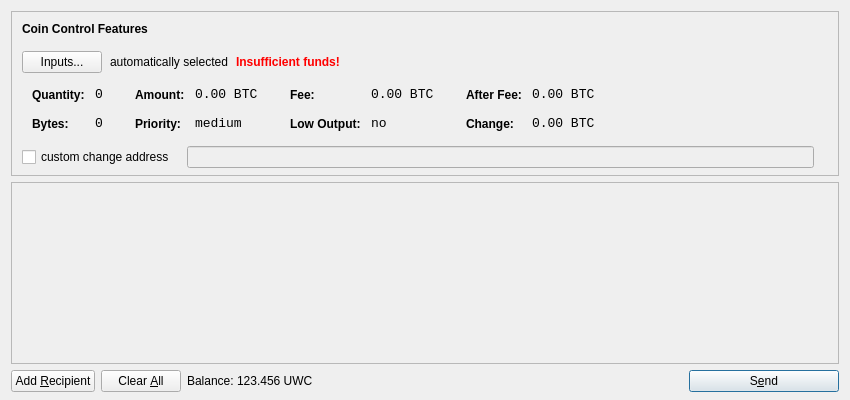
<?xml version="1.0" encoding="UTF-8"?>
<ui version="4.0">
 <class>SendCoinsDialog</class>
 <widget class="QDialog" name="SendCoinsDialog">
  <property name="geometry">
   <rect>
    <x>0</x>
    <y>0</y>
    <width>850</width>
    <height>400</height>
   </rect>
  </property>
  <property name="windowTitle">
   <string>Send Coins</string>
  </property>
  <layout class="QVBoxLayout" name="verticalLayout" stretch="0,1,0">
   <property name="bottomMargin">
    <number>8</number>
   </property>
   <item>
    <widget class="QFrame" name="frameCoinControl">
     <property name="sizePolicy">
      <sizepolicy hsizetype="Expanding" vsizetype="Expanding">
       <horstretch>0</horstretch>
       <verstretch>0</verstretch>
      </sizepolicy>
     </property>
     <property name="maximumSize">
      <size>
       <width>16777215</width>
       <height>16777215</height>
      </size>
     </property>
     <property name="frameShape">
      <enum>QFrame::StyledPanel</enum>
     </property>
     <property name="frameShadow">
      <enum>QFrame::Sunken</enum>
     </property>
     <layout class="QVBoxLayout" name="verticalLayoutCoinControl2">
      <property name="spacing">
       <number>-1</number>
      </property>
      <property name="leftMargin">
       <number>0</number>
      </property>
      <property name="topMargin">
       <number>0</number>
      </property>
      <property name="rightMargin">
       <number>0</number>
      </property>
      <property name="bottomMargin">
       <number>6</number>
      </property>
      <item>
       <layout class="QVBoxLayout" name="verticalLayoutCoinControl" stretch="0,0,0,0,1">
        <property name="spacing">
         <number>0</number>
        </property>
        <property name="leftMargin">
         <number>10</number>
        </property>
        <property name="topMargin">
         <number>10</number>
        </property>
        <item>
         <layout class="QHBoxLayout" name="horizontalLayoutCoinControl1">
          <property name="bottomMargin">
           <number>15</number>
          </property>
          <item>
           <widget class="QLabel" name="labelCoinControlFeatures">
            <property name="sizePolicy">
             <sizepolicy hsizetype="Preferred" vsizetype="Maximum">
              <horstretch>0</horstretch>
              <verstretch>0</verstretch>
             </sizepolicy>
            </property>
            <property name="font">
             <font>
              <weight>75</weight>
              <bold>true</bold>
             </font>
            </property>
            <property name="styleSheet">
             <string notr="true">font-weight:bold;</string>
            </property>
            <property name="text">
             <string>Coin Control Features</string>
            </property>
           </widget>
          </item>
         </layout>
        </item>
        <item>
         <layout class="QHBoxLayout" name="horizontalLayoutCoinControl2" stretch="0,0,0,0">
          <property name="spacing">
           <number>8</number>
          </property>
          <property name="bottomMargin">
           <number>10</number>
          </property>
          <item>
           <widget class="QPushButton" name="pushButtonCoinControl">
            <property name="styleSheet">
             <string notr="true"/>
            </property>
            <property name="text">
             <string>Inputs...</string>
            </property>
           </widget>
          </item>
          <item>
           <widget class="QLabel" name="labelCoinControlAutomaticallySelected">
            <property name="text">
             <string>automatically selected</string>
            </property>
            <property name="margin">
             <number>5</number>
            </property>
           </widget>
          </item>
          <item>
           <widget class="QLabel" name="labelCoinControlInsuffFunds">
            <property name="font">
             <font>
              <weight>75</weight>
              <bold>true</bold>
             </font>
            </property>
            <property name="styleSheet">
             <string notr="true">color:red;font-weight:bold;</string>
            </property>
            <property name="text">
             <string>Insufficient funds!</string>
            </property>
            <property name="margin">
             <number>5</number>
            </property>
           </widget>
          </item>
          <item>
           <spacer name="horizontalSpacerCoinControl">
            <property name="orientation">
             <enum>Qt::Horizontal</enum>
            </property>
            <property name="sizeHint" stdset="0">
             <size>
              <width>40</width>
              <height>1</height>
             </size>
            </property>
           </spacer>
          </item>
         </layout>
        </item>
        <item>
         <widget class="QWidget" name="widgetCoinControl" native="true">
          <property name="sizePolicy">
           <sizepolicy hsizetype="Preferred" vsizetype="Preferred">
            <horstretch>0</horstretch>
            <verstretch>0</verstretch>
           </sizepolicy>
          </property>
          <property name="minimumSize">
           <size>
            <width>0</width>
            <height>0</height>
           </size>
          </property>
          <property name="styleSheet">
           <string notr="true"/>
          </property>
          <layout class="QHBoxLayout" name="horizontalLayoutCoinControl5">
           <property name="margin">
            <number>0</number>
           </property>
           <item>
            <layout class="QHBoxLayout" name="horizontalLayoutCoinControl3" stretch="0,0,0,1">
             <property name="spacing">
              <number>20</number>
             </property>
             <property name="topMargin">
              <number>0</number>
             </property>
             <property name="bottomMargin">
              <number>10</number>
             </property>
             <item>
              <layout class="QFormLayout" name="formLayoutCoinControl1">
               <property name="horizontalSpacing">
                <number>10</number>
               </property>
               <property name="verticalSpacing">
                <number>14</number>
               </property>
               <property name="leftMargin">
                <number>10</number>
               </property>
               <property name="topMargin">
                <number>4</number>
               </property>
               <property name="rightMargin">
                <number>6</number>
               </property>
               <item row="0" column="0">
                <widget class="QLabel" name="labelCoinControlQuantityText">
                 <property name="styleSheet">
                  <string notr="true">font-weight:bold;</string>
                 </property>
                 <property name="text">
                  <string>Quantity:</string>
                 </property>
                 <property name="margin">
                  <number>0</number>
                 </property>
                </widget>
               </item>
               <item row="0" column="1">
                <widget class="QLabel" name="labelCoinControlQuantity">
                 <property name="font">
                  <font>
                   <family>Monospace</family>
                   <pointsize>10</pointsize>
                  </font>
                 </property>
                 <property name="cursor">
                  <cursorShape>IBeamCursor</cursorShape>
                 </property>
                 <property name="contextMenuPolicy">
                  <enum>Qt::ActionsContextMenu</enum>
                 </property>
                 <property name="text">
                  <string notr="true">0</string>
                 </property>
                 <property name="margin">
                  <number>0</number>
                 </property>
                 <property name="textInteractionFlags">
                  <set>Qt::LinksAccessibleByMouse|Qt::TextSelectableByKeyboard|Qt::TextSelectableByMouse</set>
                 </property>
                </widget>
               </item>
               <item row="1" column="0">
                <widget class="QLabel" name="labelCoinControlBytesText">
                 <property name="styleSheet">
                  <string notr="true">font-weight:bold;</string>
                 </property>
                 <property name="text">
                  <string>Bytes:</string>
                 </property>
                </widget>
               </item>
               <item row="1" column="1">
                <widget class="QLabel" name="labelCoinControlBytes">
                 <property name="font">
                  <font>
                   <family>Monospace</family>
                   <pointsize>10</pointsize>
                  </font>
                 </property>
                 <property name="cursor">
                  <cursorShape>IBeamCursor</cursorShape>
                 </property>
                 <property name="contextMenuPolicy">
                  <enum>Qt::ActionsContextMenu</enum>
                 </property>
                 <property name="text">
                  <string notr="true">0</string>
                 </property>
                 <property name="textInteractionFlags">
                  <set>Qt::LinksAccessibleByMouse|Qt::TextSelectableByKeyboard|Qt::TextSelectableByMouse</set>
                 </property>
                </widget>
               </item>
              </layout>
             </item>
             <item>
              <layout class="QFormLayout" name="formLayoutCoinControl2">
               <property name="horizontalSpacing">
                <number>10</number>
               </property>
               <property name="verticalSpacing">
                <number>14</number>
               </property>
               <property name="leftMargin">
                <number>6</number>
               </property>
               <property name="topMargin">
                <number>4</number>
               </property>
               <property name="rightMargin">
                <number>6</number>
               </property>
               <item row="0" column="0">
                <widget class="QLabel" name="labelCoinControlAmountText">
                 <property name="styleSheet">
                  <string notr="true">font-weight:bold;</string>
                 </property>
                 <property name="text">
                  <string>Amount:</string>
                 </property>
                 <property name="margin">
                  <number>0</number>
                 </property>
                </widget>
               </item>
               <item row="0" column="1">
                <widget class="QLabel" name="labelCoinControlAmount">
                 <property name="font">
                  <font>
                   <family>Monospace</family>
                   <pointsize>10</pointsize>
                  </font>
                 </property>
                 <property name="cursor">
                  <cursorShape>IBeamCursor</cursorShape>
                 </property>
                 <property name="contextMenuPolicy">
                  <enum>Qt::ActionsContextMenu</enum>
                 </property>
                 <property name="text">
                  <string notr="true">0.00 BTC</string>
                 </property>
                 <property name="textInteractionFlags">
                  <set>Qt::LinksAccessibleByMouse|Qt::TextSelectableByKeyboard|Qt::TextSelectableByMouse</set>
                 </property>
                </widget>
               </item>
               <item row="1" column="0">
                <widget class="QLabel" name="labelCoinControlPriorityText">
                 <property name="styleSheet">
                  <string notr="true">font-weight:bold;</string>
                 </property>
                 <property name="text">
                  <string>Priority:</string>
                 </property>
                </widget>
               </item>
               <item row="1" column="1">
                <widget class="QLabel" name="labelCoinControlPriority">
                 <property name="font">
                  <font>
                   <family>Monospace</family>
                   <pointsize>10</pointsize>
                  </font>
                 </property>
                 <property name="cursor">
                  <cursorShape>IBeamCursor</cursorShape>
                 </property>
                 <property name="contextMenuPolicy">
                  <enum>Qt::ActionsContextMenu</enum>
                 </property>
                 <property name="text">
                  <string>medium</string>
                 </property>
                 <property name="textInteractionFlags">
                  <set>Qt::LinksAccessibleByMouse|Qt::TextSelectableByKeyboard|Qt::TextSelectableByMouse</set>
                 </property>
                </widget>
               </item>
              </layout>
             </item>
             <item>
              <layout class="QFormLayout" name="formLayoutCoinControl3">
               <property name="horizontalSpacing">
                <number>10</number>
               </property>
               <property name="verticalSpacing">
                <number>14</number>
               </property>
               <property name="leftMargin">
                <number>6</number>
               </property>
               <property name="topMargin">
                <number>4</number>
               </property>
               <property name="rightMargin">
                <number>6</number>
               </property>
               <item row="0" column="0">
                <widget class="QLabel" name="labelCoinControlFeeText">
                 <property name="styleSheet">
                  <string notr="true">font-weight:bold;</string>
                 </property>
                 <property name="text">
                  <string>Fee:</string>
                 </property>
                 <property name="margin">
                  <number>0</number>
                 </property>
                </widget>
               </item>
               <item row="0" column="1">
                <widget class="QLabel" name="labelCoinControlFee">
                 <property name="font">
                  <font>
                   <family>Monospace</family>
                   <pointsize>10</pointsize>
                  </font>
                 </property>
                 <property name="cursor">
                  <cursorShape>IBeamCursor</cursorShape>
                 </property>
                 <property name="contextMenuPolicy">
                  <enum>Qt::ActionsContextMenu</enum>
                 </property>
                 <property name="text">
                  <string notr="true">0.00 BTC</string>
                 </property>
                 <property name="textInteractionFlags">
                  <set>Qt::LinksAccessibleByMouse|Qt::TextSelectableByKeyboard|Qt::TextSelectableByMouse</set>
                 </property>
                </widget>
               </item>
               <item row="1" column="0">
                <widget class="QLabel" name="labelCoinControlLowOutputText">
                 <property name="styleSheet">
                  <string notr="true">font-weight:bold;</string>
                 </property>
                 <property name="text">
                  <string>Low Output:</string>
                 </property>
                </widget>
               </item>
               <item row="1" column="1">
                <widget class="QLabel" name="labelCoinControlLowOutput">
                 <property name="font">
                  <font>
                   <family>Monospace</family>
                   <pointsize>10</pointsize>
                  </font>
                 </property>
                 <property name="cursor">
                  <cursorShape>IBeamCursor</cursorShape>
                 </property>
                 <property name="contextMenuPolicy">
                  <enum>Qt::ActionsContextMenu</enum>
                 </property>
                 <property name="text">
                  <string>no</string>
                 </property>
                 <property name="textInteractionFlags">
                  <set>Qt::LinksAccessibleByMouse|Qt::TextSelectableByKeyboard|Qt::TextSelectableByMouse</set>
                 </property>
                </widget>
               </item>
              </layout>
             </item>
             <item>
              <layout class="QFormLayout" name="formLayoutCoinControl4">
               <property name="horizontalSpacing">
                <number>10</number>
               </property>
               <property name="verticalSpacing">
                <number>14</number>
               </property>
               <property name="leftMargin">
                <number>6</number>
               </property>
               <property name="topMargin">
                <number>4</number>
               </property>
               <property name="rightMargin">
                <number>6</number>
               </property>
               <item row="0" column="0">
                <widget class="QLabel" name="labelCoinControlAfterFeeText">
                 <property name="styleSheet">
                  <string notr="true">font-weight:bold;</string>
                 </property>
                 <property name="text">
                  <string>After Fee:</string>
                 </property>
                 <property name="margin">
                  <number>0</number>
                 </property>
                </widget>
               </item>
               <item row="0" column="1">
                <widget class="QLabel" name="labelCoinControlAfterFee">
                 <property name="font">
                  <font>
                   <family>Monospace</family>
                   <pointsize>10</pointsize>
                  </font>
                 </property>
                 <property name="cursor">
                  <cursorShape>IBeamCursor</cursorShape>
                 </property>
                 <property name="contextMenuPolicy">
                  <enum>Qt::ActionsContextMenu</enum>
                 </property>
                 <property name="text">
                  <string notr="true">0.00 BTC</string>
                 </property>
                 <property name="textInteractionFlags">
                  <set>Qt::LinksAccessibleByMouse|Qt::TextSelectableByKeyboard|Qt::TextSelectableByMouse</set>
                 </property>
                </widget>
               </item>
               <item row="1" column="0">
                <widget class="QLabel" name="labelCoinControlChangeText">
                 <property name="styleSheet">
                  <string notr="true">font-weight:bold;</string>
                 </property>
                 <property name="text">
                  <string>Change:</string>
                 </property>
                </widget>
               </item>
               <item row="1" column="1">
                <widget class="QLabel" name="labelCoinControlChange">
                 <property name="font">
                  <font>
                   <family>Monospace</family>
                   <pointsize>10</pointsize>
                  </font>
                 </property>
                 <property name="cursor">
                  <cursorShape>IBeamCursor</cursorShape>
                 </property>
                 <property name="contextMenuPolicy">
                  <enum>Qt::ActionsContextMenu</enum>
                 </property>
                 <property name="text">
                  <string notr="true">0.00 BTC</string>
                 </property>
                 <property name="textInteractionFlags">
                  <set>Qt::LinksAccessibleByMouse|Qt::TextSelectableByKeyboard|Qt::TextSelectableByMouse</set>
                 </property>
                </widget>
               </item>
              </layout>
             </item>
            </layout>
           </item>
          </layout>
         </widget>
        </item>
        <item>
         <layout class="QHBoxLayout" name="horizontalLayoutCoinControl4" stretch="0,0,0">
          <property name="spacing">
           <number>12</number>
          </property>
          <property name="sizeConstraint">
           <enum>QLayout::SetDefaultConstraint</enum>
          </property>
          <property name="topMargin">
           <number>5</number>
          </property>
          <property name="rightMargin">
           <number>5</number>
          </property>
          <item>
           <widget class="QCheckBox" name="checkBoxCoinControlChange">
            <property name="text">
             <string>custom change address</string>
            </property>
           </widget>
          </item>
          <item>
           <widget class="QLineEdit" name="lineEditCoinControlChange">
            <property name="enabled">
             <bool>false</bool>
            </property>
            <property name="sizePolicy">
             <sizepolicy hsizetype="Expanding" vsizetype="Fixed">
              <horstretch>0</horstretch>
              <verstretch>0</verstretch>
             </sizepolicy>
            </property>
           </widget>
          </item>
          <item>
           <widget class="QLabel" name="labelCoinControlChangeLabel">
            <property name="sizePolicy">
             <sizepolicy hsizetype="Preferred" vsizetype="Expanding">
              <horstretch>0</horstretch>
              <verstretch>0</verstretch>
             </sizepolicy>
            </property>
            <property name="minimumSize">
             <size>
              <width>0</width>
              <height>0</height>
             </size>
            </property>
            <property name="text">
             <string/>
            </property>
            <property name="margin">
             <number>3</number>
            </property>
           </widget>
          </item>
         </layout>
        </item>
        <item>
         <spacer name="verticalSpacerCoinControl">
          <property name="orientation">
           <enum>Qt::Vertical</enum>
          </property>
          <property name="sizeHint" stdset="0">
           <size>
            <width>800</width>
            <height>1</height>
           </size>
          </property>
         </spacer>
        </item>
       </layout>
      </item>
     </layout>
    </widget>
   </item>
   <item>
    <widget class="QScrollArea" name="scrollArea">
     <property name="widgetResizable">
      <bool>true</bool>
     </property>
     <widget class="QWidget" name="scrollAreaWidgetContents">
      <property name="geometry">
       <rect>
        <x>0</x>
        <y>0</y>
        <width>830</width>
        <height>165</height>
       </rect>
      </property>
      <layout class="QVBoxLayout" name="verticalLayout_2">
       <property name="margin">
        <number>0</number>
       </property>
       <item>
        <layout class="QVBoxLayout" name="entries">
         <property name="spacing">
          <number>6</number>
         </property>
        </layout>
       </item>
       <item>
        <spacer name="verticalSpacer">
         <property name="orientation">
          <enum>Qt::Vertical</enum>
         </property>
         <property name="sizeHint" stdset="0">
          <size>
           <width>20</width>
           <height>40</height>
          </size>
         </property>
        </spacer>
       </item>
      </layout>
     </widget>
    </widget>
   </item>
   <item>
    <layout class="QHBoxLayout" name="horizontalLayout">
     <item>
      <widget class="QPushButton" name="addButton">
       <property name="toolTip">
        <string>Send to multiple recipients at once</string>
       </property>
       <property name="text">
        <string>Add &amp;Recipient</string>
       </property>
       <property name="icon">
        <iconset resource="../bitcoin.qrc">
         <normaloff>:/icons/add</normaloff>:/icons/add</iconset>
       </property>
       <property name="autoDefault">
        <bool>false</bool>
       </property>
      </widget>
     </item>
     <item>
      <widget class="QPushButton" name="clearButton">
       <property name="sizePolicy">
        <sizepolicy hsizetype="Minimum" vsizetype="Fixed">
         <horstretch>0</horstretch>
         <verstretch>0</verstretch>
        </sizepolicy>
       </property>
       <property name="toolTip">
        <string>Remove all transaction fields</string>
       </property>
       <property name="text">
        <string>Clear &amp;All</string>
       </property>
       <property name="icon">
        <iconset resource="../bitcoin.qrc">
         <normaloff>:/icons/remove</normaloff>:/icons/remove</iconset>
       </property>
       <property name="autoRepeatDelay">
        <number>300</number>
       </property>
       <property name="autoDefault">
        <bool>false</bool>
       </property>
      </widget>
     </item>
     <item>
      <layout class="QHBoxLayout" name="horizontalLayout_2">
       <property name="spacing">
        <number>3</number>
       </property>
       <item>
        <widget class="QLabel" name="label">
         <property name="text">
          <string>Balance:</string>
         </property>
        </widget>
       </item>
       <item>
        <widget class="QLabel" name="labelBalance">
         <property name="cursor">
          <cursorShape>IBeamCursor</cursorShape>
         </property>
         <property name="text">
          <string>123.456 UWC</string>
         </property>
         <property name="textInteractionFlags">
          <set>Qt::LinksAccessibleByMouse|Qt::TextSelectableByKeyboard|Qt::TextSelectableByMouse</set>
         </property>
        </widget>
       </item>
      </layout>
     </item>
     <item>
      <spacer name="horizontalSpacer">
       <property name="orientation">
        <enum>Qt::Horizontal</enum>
       </property>
       <property name="sizeHint" stdset="0">
        <size>
         <width>40</width>
         <height>20</height>
        </size>
       </property>
      </spacer>
     </item>
     <item>
      <widget class="QPushButton" name="sendButton">
       <property name="minimumSize">
        <size>
         <width>150</width>
         <height>0</height>
        </size>
       </property>
       <property name="toolTip">
        <string>Confirm the send action</string>
       </property>
       <property name="text">
        <string>S&amp;end</string>
       </property>
       <property name="icon">
        <iconset resource="../bitcoin.qrc">
         <normaloff>:/icons/send</normaloff>:/icons/send</iconset>
       </property>
       <property name="default">
        <bool>true</bool>
       </property>
      </widget>
     </item>
    </layout>
   </item>
  </layout>
 </widget>
 <resources>
  <include location="../bitcoin.qrc"/>
 </resources>
 <connections/>
</ui>
